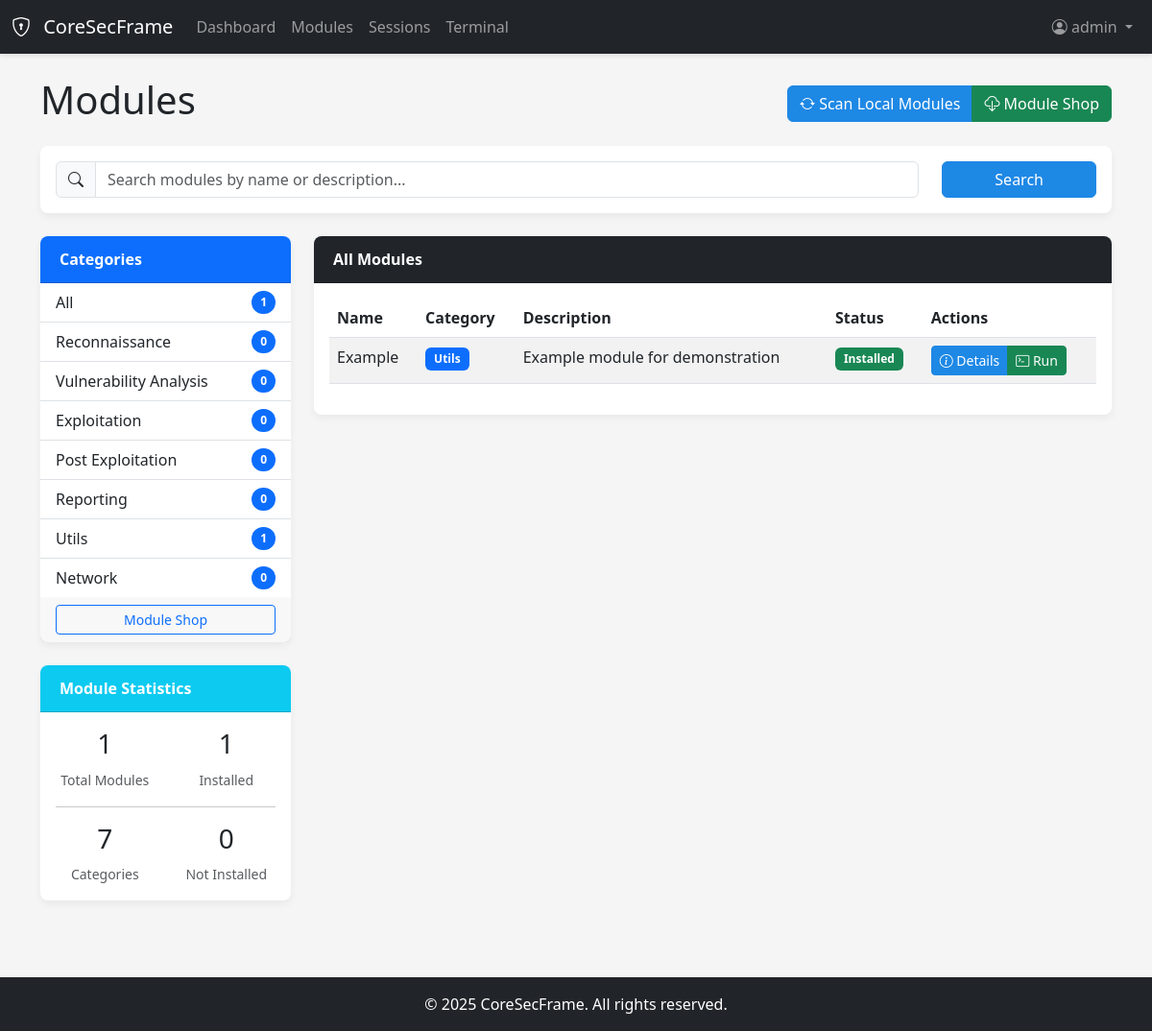
The app's page /modules/ (signed in), older data.
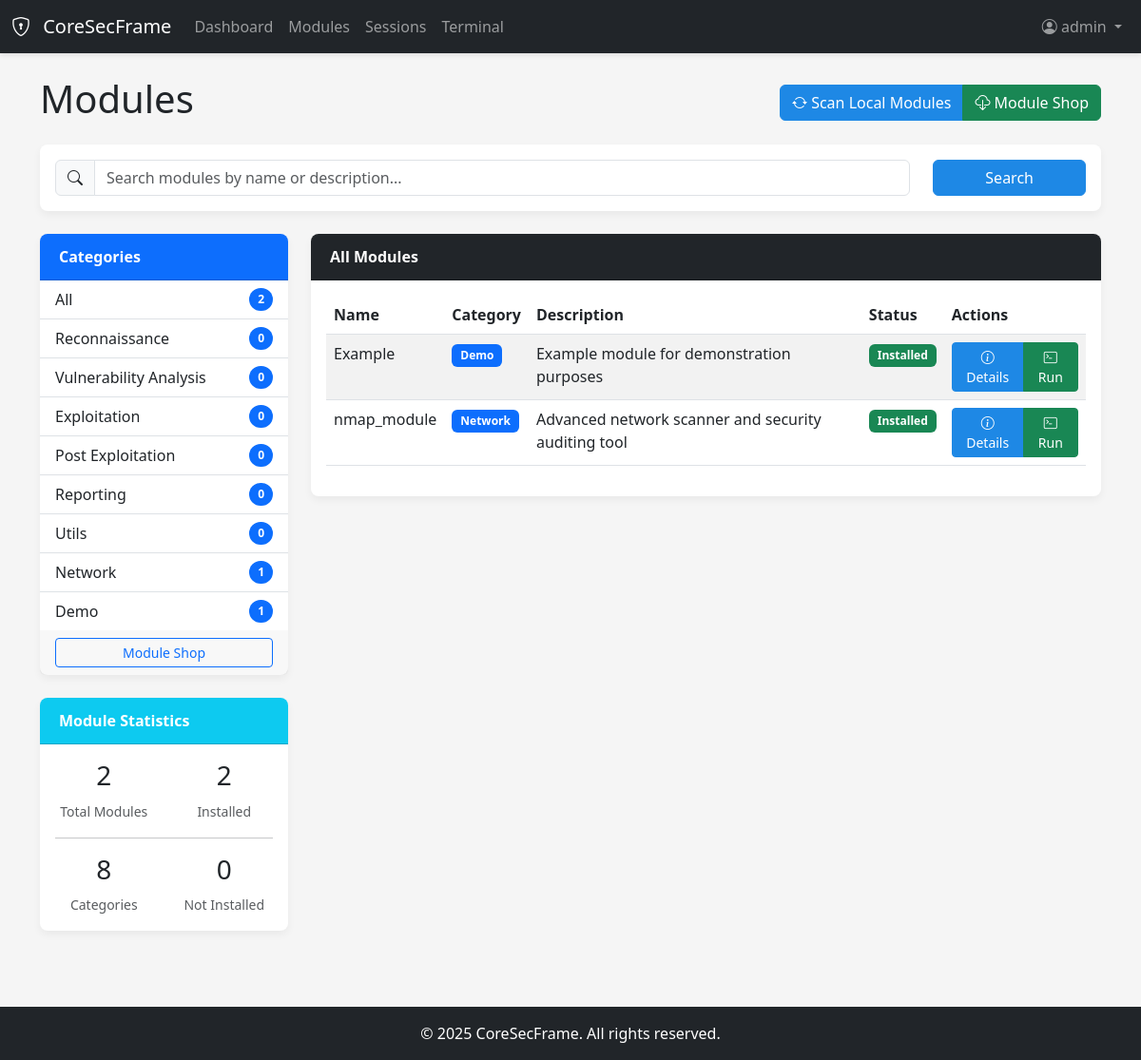
The same page, newer data.
### app/auth/models.py (models this page shows, shortened)
class User(UserMixin, db.Model):
    id = db.Column(db.Integer, primary_key=True)
    username = db.Column(db.String(64), index=True, unique=True)
    email = db.Column(db.String(120), index=True, unique=True)
    password_hash = db.Column(db.String(128))
    role = db.Column(db.String(20), default='user')  # 'admin' or 'user'
    created_at = db.Column(db.DateTime, default=datetime.utcnow)
    last_login = db.Column(db.DateTime, nullable=True)
    def is_admin(self):
        return self.role == 'admin'

### app/modules/models.py (models this page shows, shortened)
class ModuleCategory(db.Model):
    id = db.Column(db.Integer, primary_key=True)
    name = db.Column(db.String(64), index=True, unique=True)
    description = db.Column(db.Text, nullable=True)
    created_at = db.Column(db.DateTime, default=datetime.utcnow)

class Module(db.Model):
    id = db.Column(db.Integer, primary_key=True)
    name = db.Column(db.String(64), index=True, unique=True)
    description = db.Column(db.Text)
    category = db.Column(db.String(64), index=True)
    command = db.Column(db.String(128))
    remote_url = db.Column(db.String(256), nullable=True)
    local_path = db.Column(db.String(256))
    installed = db.Column(db.Boolean, default=False)
    installed_date = db.Column(db.DateTime, nullable=True)
    last_used = db.Column(db.DateTime, nullable=True)
    created_at = db.Column(db.DateTime, default=datetime.utcnow)
    updated_at = db.Column(db.DateTime, default=datetime.utcnow, onupdate=datetime.utcnow)

### app/modules/routes.py (the view)
@modules_bp.route('/')
@login_required
def index():
    modules = Module.query.all()
    categories = ModuleCategory.query.all()
    installed_modules = Module.query.filter_by(installed=True).count()
    total_modules = len(modules)
    return render_template(
        'modules/index.html',
        title='Modules',
        modules=modules,
        categories=categories,
        installed_modules=installed_modules,
        total_modules=total_modules
    )

### app/auth/models.py (called while the page is built)
@login_manager.user_loader
def load_user(id):
    return User.query.get(int(id))

### app/templates/modules/index.html (shortened to what this page needs)
{% extends "base.html" %}
{% block content %}
<div class="row mb-3">
    <div class="col-md-12 d-flex justify-content-between align-items-center">
        <h1>Modules</h1>
        <div class="btn-group" role="group">
            <a href="{{ url_for('modules.scan') }}" class="btn btn-primary">
                <i class="bi bi-arrow-repeat"></i> Scan Local Modules
            </a>
            <a href="{{ url_for('modules.shop') }}" class="btn btn-success">
                <i class="bi bi-cloud-download"></i> Module Shop
            </a>
        </div>
    </div>
</div>
<div class="row">
    <div class="col-md-12">
        <div class="card mb-4">
            <div class="card-body">
                <form action="{{ url_for('modules.search') }}" method="get" class="row align-items-center">
                    <div class="col-md-10">
                        <div class="input-group">
                            <span class="input-group-text"><i class="bi bi-search"></i></span>
                            <input type="text" name="q" class="form-control" placeholder="Search modules by name or description...">
                        </div>
                    </div>
                    <div class="col-md-2">
                        <button type="submit" class="btn btn-primary w-100">Search</button>
                    </div>
                </form>
            </div>
        </div>
    </div>
</div>
<div class="row">
    <div class="col-md-3">
        <div class="card mb-4">
            <div class="card-header bg-primary text-white">
                Categories
            </div>
            <div class="list-group list-group-flush">
                <a href="{{ url_for('modules.index') }}" class="list-group-item list-group-item-action d-flex justify-content-between align-items-center">
                    All
                    <span class="badge bg-primary rounded-pill">{{ total_modules }}</span>
                </a>
                {% for category in categories %}
                <a href="{{ url_for('modules.category', name=category.name) }}" class="list-group-item list-group-item-action d-flex justify-content-between align-items-center">
                    {{ category.name }}
                    <span class="badge bg-primary rounded-pill">
                        {{ modules|selectattr('category', 'equalto', category.name)|list|length }}
                    </span>
                </a>
                {% endfor %}
            </div>
            <div class="card-footer">
                <div class="d-grid">
                    <a href="{{ url_for('modules.shop') }}" class="btn btn-sm btn-outline-primary">Module Shop</a>
                </div>
            </div>
        </div>
        <div class="card">
            <div class="card-header bg-info text-white">
                Module Statistics
            </div>
            <div class="card-body">
                <div class="row text-center">
                    <div class="col-6">
                        <h3>{{ total_modules }}</h3>
                        <small class="text-muted">Total Modules</small>
                    </div>
                    <div class="col-6">
                        <h3>{{ installed_modules }}</h3>
                        <small class="text-muted">Installed</small>
                    </div>
                </div>
                <hr>
                <div class="row text-center">
                    <div class="col-6">
                        <h3>{{ categories|length }}</h3>
                        <small class="text-muted">Categories</small>
                    </div>
                    <div class="col-6">
                        <h3>{{ total_modules - installed_modules }}</h3>
                        <small class="text-muted">Not Installed</small>
                    </div>
                </div>
            </div>
        </div>
    </div>
    <div class="col-md-9">
        <div class="card">
            <div class="card-header bg-dark text-white">
                All Modules
            </div>
            <div class="card-body">
                <div class="table-responsive">
                    <table class="table table-striped table-hover">
                        <thead>
                            <tr>
                                <th>Name</th>
                                <th>Category</th>
                                <th>Description</th>
                                <th>Status</th>
                                <th>Actions</th>
                            </tr>
                        </thead>
                        <tbody>
                            {% for module in modules %}
                            <tr>
                                <td>{{ module.name }}</td>
                                <td>
                                    <a href="{{ url_for('modules.category', name=module.category) }}" class="badge bg-primary text-decoration-none">
                                        {{ module.category }}
                                    </a>
                                </td>
                                <td>{{ module.description|truncate(60) }}</td>
                                <td>
                                    {% if module.installed %}
                                    <span class="badge bg-success">Installed</span>
                                    {% else %}
                                    <span class="badge bg-danger">Not Installed</span>
                                    {% endif %}
                                </td>
                                <td>
                                    <div class="btn-group" role="group">
                                        <a href="{{ url_for('modules.view', id=module.id) }}" class="btn btn-sm btn-primary">
                                            <i class="bi bi-info-circle"></i> Details
                                        </a>
                                        {% if module.installed %}
                                        <a href="{{ url_for('terminal.new') }}?module={{ module.name }}" class="btn btn-sm btn-success">
                                            <i class="bi bi-terminal"></i> Run
                                        </a>
                                        {% endif %}
                                    </div>
                                </td>
                            </tr>
                            {% else %}
                            <tr>
                                <td colspan="5" class="text-center">No modules found</td>
                            </tr>
                            {% endfor %}
                        </tbody>
                    </table>
                </div>
            </div>
        </div>
    </div>
</div>
{% endblock %}

### app/templates/base.html (shortened to what this page needs)
<!DOCTYPE html>
<html lang="en">
<head>
    <link href="https://cdn.jsdelivr.net/npm/bootstrap@5.3.0-alpha1/dist/css/bootstrap.min.css" rel="stylesheet">
    <link rel="stylesheet" href="https://cdn.jsdelivr.net/npm/bootstrap-icons@1.10.3/font/bootstrap-icons.css">
    <link rel="stylesheet" href="{{ url_for('static', filename='css/styles.css') }}">
</head>
<body class="d-flex flex-column min-vh-100">
    <body class="d-flex flex-column min-vh-100">
        <header>
            <nav class="navbar navbar-expand-lg navbar-dark bg-dark">
                <div class="container-fluid">
                    <a class="navbar-brand" href="{{ url_for('core.index') }}">
                        <i class="bi bi-shield-lock me-2"></i>
                        CoreSecFrame
                    </a>
                    <div class="collapse navbar-collapse" id="navbarNav">
                        <ul class="navbar-nav me-auto">
                            {% if current_user.is_authenticated %}
                            <li class="nav-item">
                                <a class="nav-link" href="{{ url_for('core.dashboard') }}">Dashboard</a>
                            </li>
                            <li class="nav-item">
                                <a class="nav-link" href="{{ url_for('modules.index') }}">Modules</a>
                            </li>
                            <li class="nav-item">
                                <a class="nav-link" href="{{ url_for('sessions.index') }}">Sessions</a>
                            </li>
                            <li class="nav-item">
                                <a class="nav-link" href="{{ url_for('terminal.index') }}">Terminal</a>
                            </li>
                            {% endif %}
                        </ul>
                        <ul class="navbar-nav ms-auto">
                            {% if current_user.is_authenticated %}
                            <li class="nav-item dropdown">
                                <a class="nav-link dropdown-toggle" href="#" id="navbarDropdown" role="button"
                                    data-bs-toggle="dropdown">
                                    <i class="bi bi-person-circle"></i> {{ current_user.username }}
                                </a>
                            </li>
                            {% endif %}
                        </ul>
                    </div>
                </div>
            </nav>
        </header>
        <main class="flex-grow-1">
            <div class="container mt-4">
                {% block content %}{% endblock %}
            </div>
        </main>
        <footer class="bg-dark text-white mt-4 py-3">
            <div class="container text-center">
                <span>&copy; 2025 CoreSecFrame. All rights reserved.</span>
            </div>
        </footer>
    </body>
</html>

### app/static/css/styles.css (style rules this page uses)
:root { --primary-color: #1e88e5; --primary-dark: #1565c0; --primary-light: #64b5f6; --secondary-color: #6c757d; --success-color: #28a745; --danger-color: #dc3545; --warning-color: #ffc107; --info-color: #17a2b8; --dark-color: #343a40; --light-color: #f8f9fa; }
body { min-height: 100vh; display: flex; flex-direction: column; background-color: #f5f5f5; }
main { flex: 1; margin-bottom: 2rem; }
.navbar { box-shadow: 0 2px 5px rgba(0, 0, 0, 0.1); }
.card { border: none; border-radius: 0.5rem; box-shadow: 0 4px 8px rgba(0, 0, 0, 0.05); margin-bottom: 1.5rem; }
.card-header { border-radius: 0.5rem 0.5rem 0 0 !important; padding: 0.75rem 1.25rem; font-weight: bold; }
.badge { padding: 0.5em 0.75em; }
.btn-primary { background-color: var(--primary-color); border-color: var(--primary-color); }

Row changes from the older to the newer data that the page shows:
computed for ModuleCategory "Utils": name "1" → "0"
computed for ModuleCategory "Network": name "0" → "1"
added ModuleCategory: name "Demo", name "1"
changed Module "Example": category "Utils" → "Demo"; description "Example module for demonstration" → "Example module for demonstration purposes"
added Module: name "nmap_module", category "Network", description "Advanced network scanner and security auditing tool", installed "Installed"
Text that changed along with them:
{{ total_modules }}: "1" → "2"
{{ installed_modules }}: "1" → "2"
{{ categories|length }}: "7" → "8"
